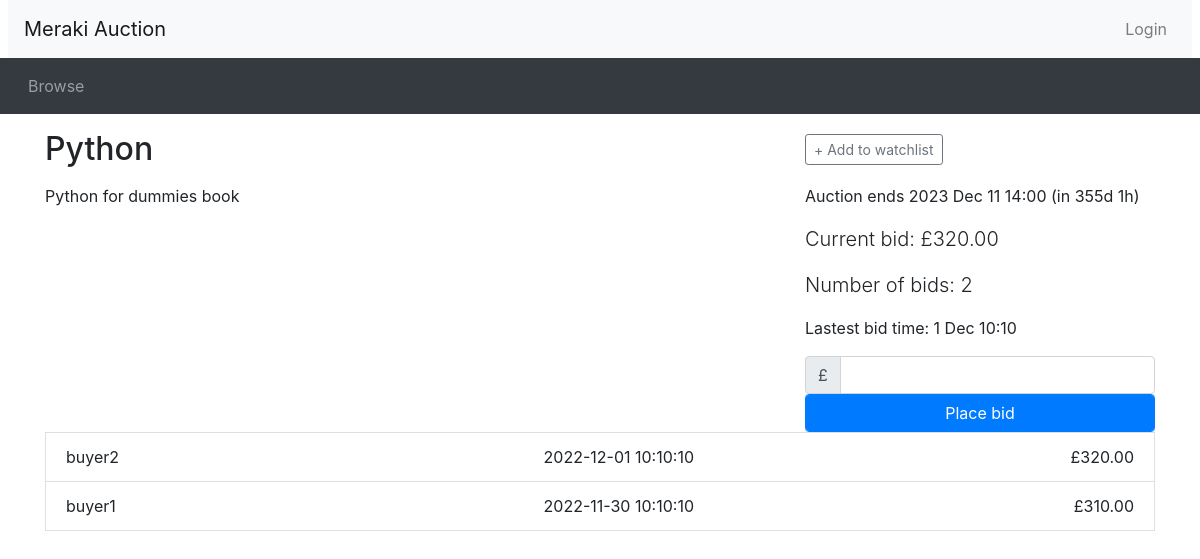
/listing.php?item_id=11, run on the app's committed database.
### tables this page shows
CREATE TABLE `items` (
  `item_id` smallint(5) UNSIGNED NOT NULL,
  `seller_username` varchar(20) NOT NULL,
  `category` enum('Fashion','Electronic','Travel','Education','Food','Transport','Sport','Music','Other') NOT NULL,
  `create_datetime` datetime NOT NULL,
  `item_name` varchar(30) NOT NULL,
  `description` text NOT NULL,
  `reserve_price` decimal(8,2) UNSIGNED NOT NULL DEFAULT '0.00',
  `opening_price` decimal(8,2) UNSIGNED NOT NULL,
  `end_datetime` datetime NOT NULL,
  `email_status` enum('0','1') NOT NULL DEFAULT '0' COMMENT '''0'' -> unsent, ''1'' -> sent.'
);

CREATE TABLE `auction_log` (
  `bid_id` smallint(5) UNSIGNED NOT NULL,
  `item_id` smallint(5) UNSIGNED NOT NULL,
  `buyer_username` varchar(30) NOT NULL,
  `bid` decimal(8,2) UNSIGNED NOT NULL,
  `bid_datetime` datetime NOT NULL
);

### utilities.php (called while the page is built, shortened)
<?php
function display_time_remaining($interval) {
    if ($interval->days == 0 && $interval->h == 0) {
      $time_remaining = $interval->format('%im %Ss');
    }
    else if ($interval->days == 0) {
      $time_remaining = $interval->format('%hh %im');
    }
    else {
      $time_remaining = $interval->format('%ad %hh');
    }
  return $time_remaining;
}
?>

### listing.php (the view, shortened to what this page needs)
<?php include_once("header.php")?>
<?php require("utilities.php")?>
<?php include_once("dbconnect.php")?>
<?php
  $item_id = $_GET['item_id'];
  $query = "SELECT * FROM items WHERE item_id='$item_id'";
  $messages = mysqli_query($connection, $query);
  $row = mysqli_fetch_assoc($messages);
  $title = $row['item_name'];
  $description = $row['description'];
  $create_datetime = new DateTime($row['create_datetime']);
  $end_time = new DateTime($row['end_datetime']);
  $query = "SELECT MAX(bid), MAX(bid_datetime) FROM auction_log WHERE item_id='$item_id'";
  $messages1 = mysqli_query($connection, $query);
  $row1 = mysqli_fetch_assoc($messages1);
  $current_price = $row1['MAX(bid)'];
  $latest_bid_datetime = new DateTime($row1['MAX(bid_datetime)']);
  $query2 = "SELECT count(item_id) AS 'count' FROM auction_log WHERE item_id='$item_id'";
  $messages2 = mysqli_query($connection, $query2);
  $row = mysqli_fetch_array($messages2);
  $num_bids = $row['count'];
  $now = new DateTime();
  if ($now < $end_time) {
    $time_to_end = date_diff($now, $end_time);
    $time_remaining = ' (in ' . display_time_remaining($time_to_end) . ')';
  }
  $has_session = $_SESSION['logged_in'];
?>
<div class="container">
<div class="row">
  <div class="col-sm-8">
    <h2 class="my-3"><?php echo($title); ?></h2>
  </div>
  <div class="col-sm-4 align-self-center">
<?php
  if ($now < $end_time):
?>
    <div id="watch_nowatch" <?php if ($has_session && $watching) echo('style="display: none"');?> >
      <button type="button" class="btn btn-outline-secondary btn-sm" onclick="addToWatchlist()">+ Add to watchlist</button>
    </div>
<?php endif  ?>
  </div>
</div>
<div class="row">
  <div class="col-sm-8">
    <div class="itemDescription">
    <?php echo($description); ?>
    </div>
  </div>
  <div class="col-sm-4">
    <p>
<?php if ($now > $end_time): ?>
     This auction ended <?php echo(date_format($end_time, 'j M H:i')) ?>
<?php else: ?>
     Auction ends <?php echo(date_format($end_time, 'Y M d H:i') . $time_remaining) ?></p>
    <p class="lead">Current bid: £<?php echo(number_format($current_price, 2)) ?></p>
    <p class="lead">Number of bids: <?php echo(number_format($num_bids)) ?></p>
    <p>
<?php if ($latest_bid_datetime): ?>
    Lastest bid time: <?php echo(date_format($latest_bid_datetime, 'j M H:i')) ?>
<?php else: ?>
    Lastest bid time: <?php echo(date_format($create_datetime, 'j M H:i')) ?></p>
<?php endif ?>
    <form method="POST" action="place_bid.php">
      <div class="input-group">
        <div class="input-group-prepend">
          <span class="input-group-text">£</span>
        </div>
	    <input type="number" class="form-control" name ="inputNumber" id="bid" step=".01">
      </div>
      <button type="submit" class="btn btn-primary form-control" name ="submitBid">Place bid</button>
    </form>
<?php endif ?>
  </div>
  </div>
<?php include_once("footer.php")?>
<?php
    $item_id = $_GET['item_id'];
$auction_history_query = "SELECT buyer_username,bid, bid_datetime FROM auction_log WHERE item_id = '$item_id' ORDER BY bid DESC ";
$results = mysqli_query($connection, $auction_history_query);
while ($row = mysqli_fetch_array($results))
{
$buyer_username = $row['buyer_username'];
$bid = $row['bid'];
$bid_datetime = $row['bid_datetime'];
echo('
    <li class="list-group-item d-flex justify-content-between">
    <div class="p-0 mr-5">' . $buyer_username .'</div>
    <div class="text-center text-nowrap">'. $bid_datetime . '</div>
    <div class="text-center text-nowrap"><span style="font-size: 1.0em">£' . $bid . '<br/></div></li>'
  );
}
?>

### data on the page
items: item_name "Python", description "Python for dummies book", end_datetime "2023 Dec 11 14:00", end_datetime "(in 355d 1h)"
auction_log: buyer_username "buyer2", bid_datetime "2022-12-01 10:10:10", bid "320.00"
auction_log: buyer_username "buyer1", bid_datetime "2022-11-30 10:10:10", bid "310.00"

### other printed values
$current_price "320.00"
$num_bids "2"
date_format($latest_bid_datetime, 'j M H:i') "1 Dec 10:10"
